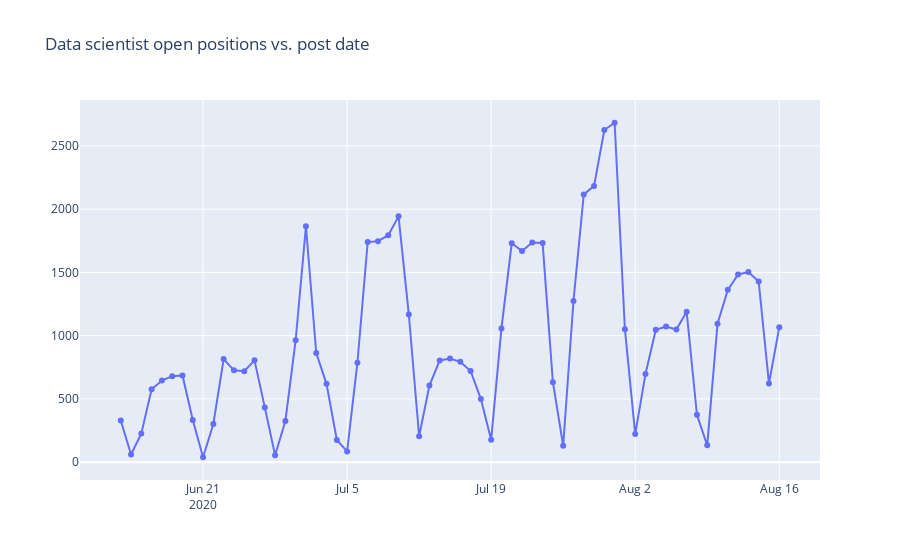

Notebook code for this chart:
### Code cell
fig = go.Figure()

fig.add_trace(go.Scatter(x=df_date_indeed['Date'], y=df_date_indeed['Jobnums'], mode='lines+markers'))

fig.update_layout(title='Data scientist open positions vs. post date')
fig.show()
